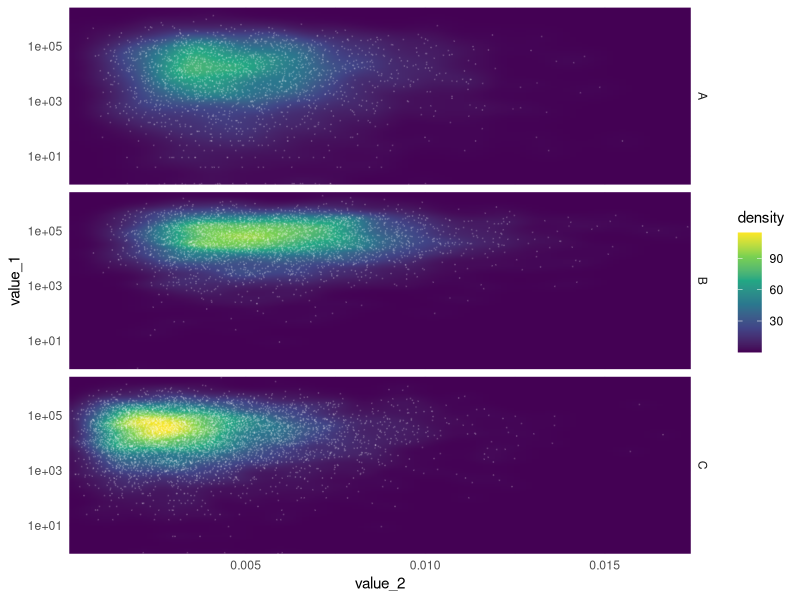

R code for this plot:
## ---- chunk 1
knitr::opts_chunk$set(echo = TRUE)
## ---- chunk 2
library(ggplot2)
library(magrittr)
library(dplyr)
## ---- chunk 3
cnt_group <- c(2000, 3000, 5000)

value_1 <- c((round(rbeta(n = cnt_group[1], shape1 = 1, shape2 = 700) * 1e5) ^2),
             (round(rbeta(n = cnt_group[2], shape1 = 2, shape2 = 720) * 1e5) ^2),
             (round(rbeta(n = cnt_group[3], shape1 = 1.5, shape2 = 750) * 1e5) ^2))

value_2 <- c(rbeta(n = cnt_group[1], shape1 = 5, shape2 = 1000),
             rbeta(n = cnt_group[2], shape1 = 6, shape2 = 1000),
             rbeta(n = cnt_group[3], shape1 = 3, shape2 = 800))

value_3 <- round(value_1 * value_2)


group <- c(replicate(n = cnt_group[1], expr = "A"), 
           replicate(n = cnt_group[2], expr = "B"),
           replicate(n = cnt_group[3], expr = "C"))

df <- data.frame(value_1 = value_1,
                 value_2 = value_2,
                 value_3 = value_3,
                 group = group)
## ---- chunk 4
df %>%
    ggplot(aes(x = value_2, y = value_1, group = group)) + 
        stat_density_2d(aes(fill = ..density..), geom = "raster", contour = FALSE, interpolate = TRUE) +
        geom_point(color = "white", size = 0.1, alpha = 0.1) +
        scale_fill_continuous(type = "viridis") +
        scale_y_log10(expand = c(0, 0)) +
        scale_x_continuous(expand = c(0, 0)) +
        facet_grid(group ~ .) +
        theme_minimal()
